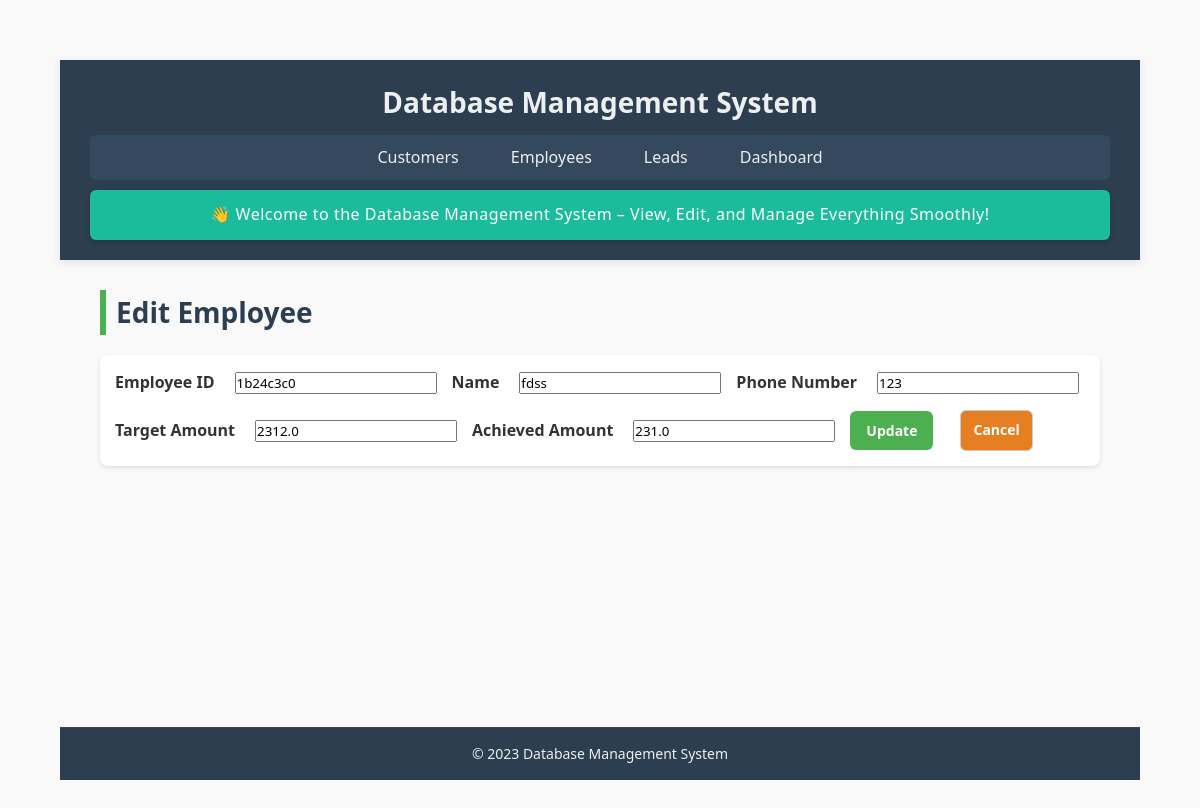
The app's page /employee/edit/1b24c3c0, older data.
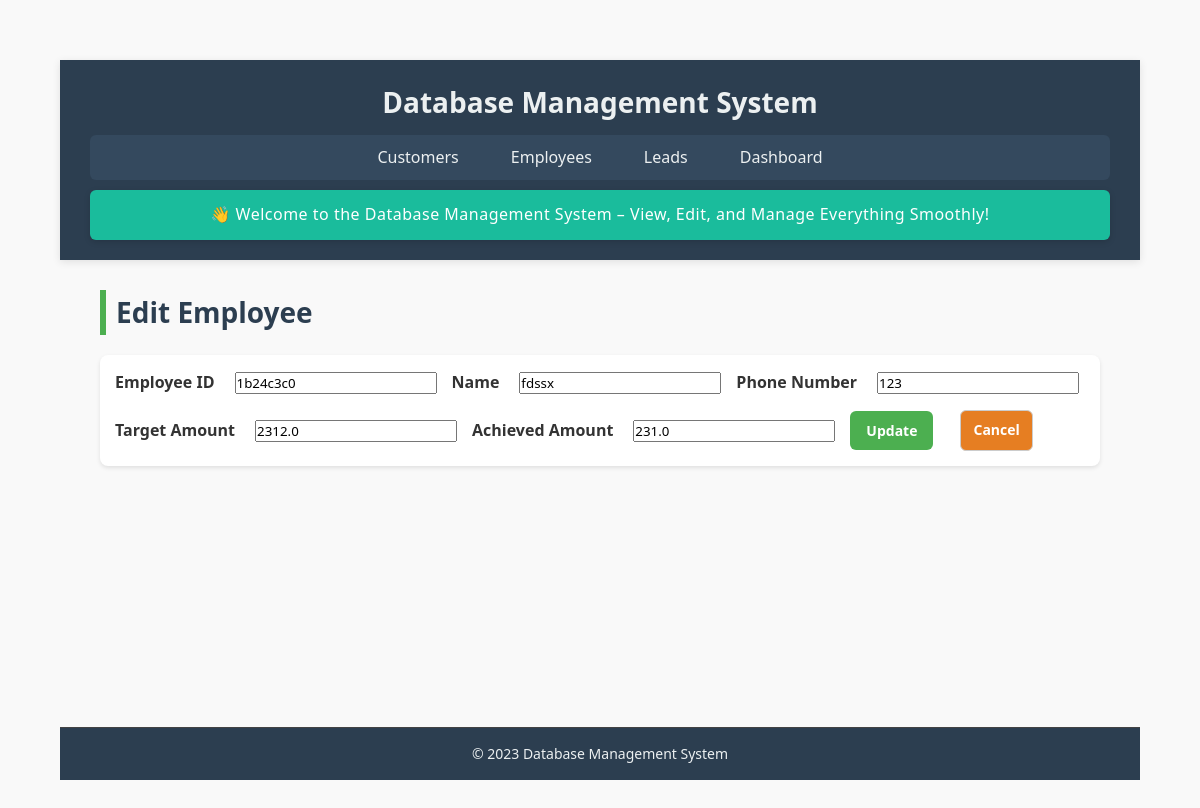
The same page, newer data.
### tables this page shows
CREATE TABLE employees (
    empId TEXT PRIMARY KEY,
    empName TEXT NOT NULL,
    phoneNo TEXT,
    targetAmount REAL NOT NULL CHECK (targetAmount >= 0),
    achievedAmount REAL NOT NULL CHECK (achievedAmount >= 0),
    createdAt TEXT DEFAULT CURRENT_TIMESTAMP,
    updatedAt TEXT DEFAULT CURRENT_TIMESTAMP
);

### app.py (the view, shortened to what this page needs)
@app.route('/employee/edit/<string:emp_id>', methods=['GET', 'POST'])
def edit_employee(emp_id):
    with closing(get_db_connection()) as conn:
        with closing(conn.cursor()) as cursor:
            cursor.execute("SELECT * FROM employees WHERE empId = ?", (emp_id,))
            employee = cursor.fetchone()
    if not employee:
        flash("Employee not found", "danger")
        return redirect(url_for('employees'))
    return render_template('edit_employee.html', employee=employee)

### app.py (called while the page is built)
def get_db_connection():
    conn = sqlite3.connect(DATABASE, timeout=10)
    conn.row_factory = sqlite3.Row
    conn.execute("PRAGMA journal_mode=WAL")
    return conn

### templates/edit_employee.html
{% extends "base.html" %}
{% block content %}
<h2>Edit Employee</h2>
<form method="POST" action="{{ url_for('edit_employee', emp_id=employee.empId) }}" class="form-container">
    <label for="empId">Employee ID</label>
    <input type="text" name="empId" value="{{ employee.empId }}" readonly>
    <label for="empName">Name</label>
    <input type="text" name="empName" value="{{ employee.empName }}" required>
    <label for="phoneNo">Phone Number</label>
    <input type="text" name="phoneNo" value="{{ employee.phoneNo or '' }}">
    <label for="targetAmount">Target Amount</label>
    <input type="number" name="targetAmount" value="{{ employee.targetAmount }}" required>
    <label for="achievedAmount">Achieved Amount</label>
    <input type="number" name="achievedAmount" value="{{ employee.achievedAmount }}" required>
    <button type="submit" class="btn">Update</button>
    <a href="{{ url_for('employees') }}" class="btn danger">Cancel</a>
</form>
{% endblock %}

Row changes from the older to the newer data that the page shows:
changed employees "1b24c3c0": empName "fdss" → "fdssx"
